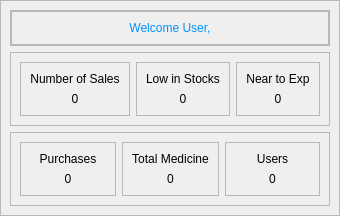
            <widget class="QWidget" name="page_11">
             <layout class="QVBoxLayout" name="verticalLayout_118">
              <property name="spacing">
               <number>0</number>
              </property>
              <property name="leftMargin">
               <number>0</number>
              </property>
              <property name="topMargin">
               <number>0</number>
              </property>
              <property name="rightMargin">
               <number>0</number>
              </property>
              <property name="bottomMargin">
               <number>0</number>
              </property>
              <item>
               <widget class="QFrame" name="frame_135">
                <property name="frameShape">
                 <enum>QFrame::StyledPanel</enum>
                </property>
                <property name="frameShadow">
                 <enum>QFrame::Raised</enum>
                </property>
                <layout class="QVBoxLayout" name="verticalLayout_116">
                 <item>
                  <widget class="QFrame" name="frame_144">
                   <property name="styleSheet">
                    <string notr="true"/>
                   </property>
                   <property name="frameShape">
                    <enum>QFrame::StyledPanel</enum>
                   </property>
                   <property name="frameShadow">
                    <enum>QFrame::Raised</enum>
                   </property>
                   <layout class="QHBoxLayout" name="horizontalLayout_46">
                    <property name="spacing">
                     <number>0</number>
                    </property>
                    <property name="leftMargin">
                     <number>0</number>
                    </property>
                    <property name="topMargin">
                     <number>0</number>
                    </property>
                    <property name="rightMargin">
                     <number>0</number>
                    </property>
                    <property name="bottomMargin">
                     <number>0</number>
                    </property>
                    <item>
                     <widget class="QFrame" name="frame_157">
                      <property name="sizePolicy">
                       <sizepolicy hsizetype="Preferred" vsizetype="Expanding">
                        <horstretch>0</horstretch>
                        <verstretch>0</verstretch>
                       </sizepolicy>
                      </property>
                      <property name="frameShape">
                       <enum>QFrame::StyledPanel</enum>
                      </property>
                      <property name="frameShadow">
                       <enum>QFrame::Raised</enum>
                      </property>
                      <layout class="QHBoxLayout" name="horizontalLayout_53">
                       <item>
                        <widget class="QLabel" name="label_83">
                         <property name="styleSheet">
                          <string notr="true">font: 75 40pt &quot;Century Gothic&quot;;

color: qlineargradient(spread:pad, x1:0, y1:0, x2:1, y2:1, stop:0.869318 rgba(0, 147, 255, 255));</string>
                         </property>
                         <property name="frameShadow">
                          <enum>QFrame::Plain</enum>
                         </property>
                         <property name="text">
                          <string>Welcome User,</string>
                         </property>
                         <property name="textFormat">
                          <enum>Qt::AutoText</enum>
                         </property>
                         <property name="scaledContents">
                          <bool>false</bool>
                         </property>
                         <property name="alignment">
                          <set>Qt::AlignCenter</set>
                         </property>
                        </widget>
                       </item>
                      </layout>
                     </widget>
                    </item>
                   </layout>
                  </widget>
                 </item>
                 <item>
                  <widget class="QFrame" name="frame_136">
                   <property name="frameShape">
                    <enum>QFrame::StyledPanel</enum>
                   </property>
                   <property name="frameShadow">
                    <enum>QFrame::Raised</enum>
                   </property>
                   <layout class="QHBoxLayout" name="horizontalLayout_44">
                    <item>
                     <widget class="QFrame" name="frame_150">
                      <property name="frameShape">
                       <enum>QFrame::StyledPanel</enum>
                      </property>
                      <property name="frameShadow">
                       <enum>QFrame::Raised</enum>
                      </property>
                      <layout class="QVBoxLayout" name="verticalLayout_117">
                       <item>
                        <widget class="QLabel" name="label_71">
                         <property name="styleSheet">
                          <string notr="true">font: 22pt &quot;Century Gothic&quot;;</string>
                         </property>
                         <property name="text">
                          <string>Number of Sales</string>
                         </property>
                         <property name="alignment">
                          <set>Qt::AlignCenter</set>
                         </property>
                        </widget>
                       </item>
                       <item>
                        <widget class="QLabel" name="label_72">
                         <property name="styleSheet">
                          <string notr="true">font: 22pt &quot;Century Gothic&quot;;</string>
                         </property>
                         <property name="text">
                          <string>0</string>
                         </property>
                         <property name="alignment">
                          <set>Qt::AlignCenter</set>
                         </property>
                        </widget>
                       </item>
                      </layout>
                     </widget>
                    </item>
                    <item>
                     <widget class="QFrame" name="frame_151">
                      <property name="frameShape">
                       <enum>QFrame::StyledPanel</enum>
                      </property>
                      <property name="frameShadow">
                       <enum>QFrame::Raised</enum>
                      </property>
                      <layout class="QVBoxLayout" name="verticalLayout_119">
                       <item>
                        <widget class="QLabel" name="label_73">
                         <property name="styleSheet">
                          <string notr="true">font: 22pt &quot;Century Gothic&quot;;</string>
                         </property>
                         <property name="text">
                          <string>Low in Stocks</string>
                         </property>
                         <property name="alignment">
                          <set>Qt::AlignCenter</set>
                         </property>
                        </widget>
                       </item>
                       <item>
                        <widget class="QLabel" name="label_74">
                         <property name="styleSheet">
                          <string notr="true">font: 22pt &quot;Century Gothic&quot;;</string>
                         </property>
                         <property name="text">
                          <string>0</string>
                         </property>
                         <property name="alignment">
                          <set>Qt::AlignCenter</set>
                         </property>
                        </widget>
                       </item>
                      </layout>
                     </widget>
                    </item>
                    <item>
                     <widget class="QFrame" name="frame_152">
                      <property name="frameShape">
                       <enum>QFrame::StyledPanel</enum>
                      </property>
                      <property name="frameShadow">
                       <enum>QFrame::Raised</enum>
                      </property>
                      <layout class="QVBoxLayout" name="verticalLayout_120">
                       <item>
                        <widget class="QLabel" name="label_75">
                         <property name="styleSheet">
                          <string notr="true">font: 22pt &quot;Century Gothic&quot;;</string>
                         </property>
                         <property name="text">
                          <string>Near to Exp</string>
                         </property>
                         <property name="alignment">
                          <set>Qt::AlignCenter</set>
                         </property>
                        </widget>
                       </item>
                       <item>
                        <widget class="QLabel" name="label_76">
                         <property name="styleSheet">
                          <string notr="true">font: 22pt &quot;Century Gothic&quot;;</string>
                         </property>
                         <property name="text">
                          <string>0</string>
                         </property>
                         <property name="alignment">
                          <set>Qt::AlignCenter</set>
                         </property>
                        </widget>
                       </item>
                      </layout>
                     </widget>
                    </item>
                   </layout>
                  </widget>
                 </item>
                 <item>
                  <widget class="QFrame" name="frame_145">
                   <property name="frameShape">
                    <enum>QFrame::StyledPanel</enum>
                   </property>
                   <property name="frameShadow">
                    <enum>QFrame::Raised</enum>
                   </property>
                   <layout class="QHBoxLayout" name="horizontalLayout_45">
                    <item>
                     <widget class="QFrame" name="frame_155">
                      <property name="frameShape">
                       <enum>QFrame::StyledPanel</enum>
                      </property>
                      <property name="frameShadow">
                       <enum>QFrame::Raised</enum>
                      </property>
                      <layout class="QVBoxLayout" name="verticalLayout_123">
                       <item>
                        <widget class="QLabel" name="label_81">
                         <property name="styleSheet">
                          <string notr="true">font: 22pt &quot;Century Gothic&quot;;</string>
                         </property>
                         <property name="text">
                          <string>Purchases</string>
                         </property>
                         <property name="alignment">
                          <set>Qt::AlignCenter</set>
                         </property>
                        </widget>
                       </item>
                       <item>
                        <widget class="QLabel" name="label_82">
                         <property name="styleSheet">
                          <string notr="true">font: 22pt &quot;Century Gothic&quot;;</string>
                         </property>
                         <property name="text">
                          <string>0</string>
                         </property>
                         <property name="alignment">
                          <set>Qt::AlignCenter</set>
                         </property>
                        </widget>
                       </item>
                      </layout>
                     </widget>
                    </item>
                    <item>
                     <widget class="QFrame" name="frame_153">
                      <property name="frameShape">
                       <enum>QFrame::StyledPanel</enum>
                      </property>
                      <property name="frameShadow">
                       <enum>QFrame::Raised</enum>
                      </property>
                      <layout class="QVBoxLayout" name="verticalLayout_121">
                       <item>
                        <widget class="QLabel" name="label_77">
                         <property name="styleSheet">
                          <string notr="true">font: 22pt &quot;Century Gothic&quot;;</string>
                         </property>
                         <property name="text">
                          <string>Total Medicine</string>
                         </property>
                         <property name="alignment">
                          <set>Qt::AlignCenter</set>
                         </property>
                        </widget>
                       </item>
                       <item>
                        <widget class="QLabel" name="label_78">
                         <property name="styleSheet">
                          <string notr="true">font: 22pt &quot;Century Gothic&quot;;</string>
                         </property>
                         <property name="text">
                          <string>0</string>
                         </property>
                         <property name="alignment">
                          <set>Qt::AlignCenter</set>
                         </property>
                        </widget>
                       </item>
                      </layout>
                     </widget>
                    </item>
                    <item>
                     <widget class="QFrame" name="frame_154">
                      <property name="frameShape">
                       <enum>QFrame::StyledPanel</enum>
                      </property>
                      <property name="frameShadow">
                       <enum>QFrame::Raised</enum>
                      </property>
                      <layout class="QVBoxLayout" name="verticalLayout_122">
                       <item>
                        <widget class="QLabel" name="label_79">
                         <property name="styleSheet">
                          <string notr="true">font: 22pt &quot;Century Gothic&quot;;</string>
                         </property>
                         <property name="text">
                          <string>Users</string>
                         </property>
                         <property name="alignment">
                          <set>Qt::AlignCenter</set>
                         </property>
                        </widget>
                       </item>
                       <item>
                        <widget class="QLabel" name="label_80">
                         <property name="styleSheet">
                          <string notr="true">font: 22pt &quot;Century Gothic&quot;;</string>
                         </property>
                         <property name="text">
                          <string>0</string>
                         </property>
                         <property name="alignment">
                          <set>Qt::AlignCenter</set>
                         </property>
                        </widget>
                       </item>
                      </layout>
                     </widget>
                    </item>
                   </layout>
                  </widget>
                 </item>
                </layout>
               </widget>
              </item>
             </layout>
            </widget>
